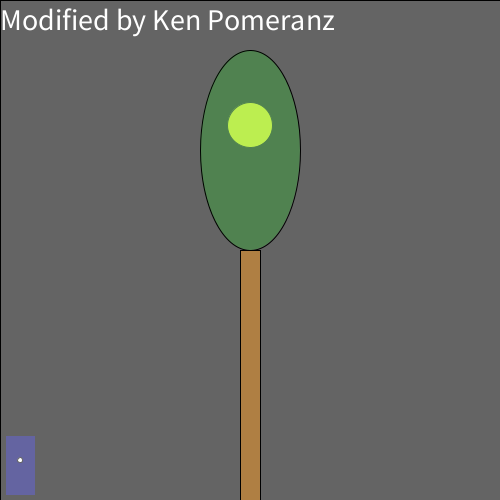
Frame 1 (no input)
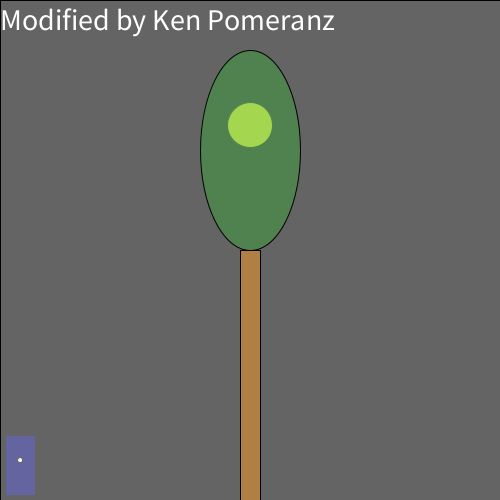
Frame 60 (the mouse pressed at the canvas centre just before this capture)
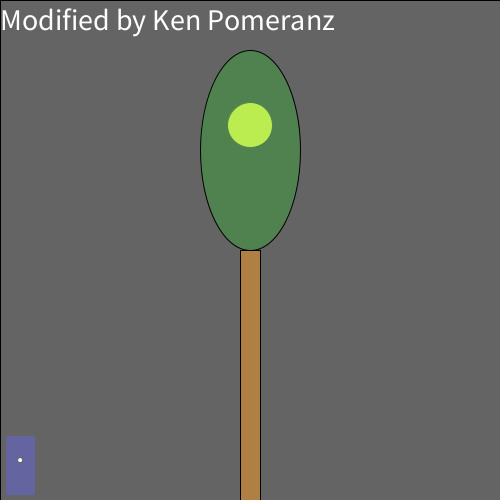
Frame 120 (the mouse held since frame 60 and released just before this capture)

The Processing sketch that drew these frames (run headless with seeded random() and noise(); from frame 60 on, the mouse is pressed at the canvas centre):

// Processing sketch: processing_160188
// ── processing_160188.pde

/*
  Norm Krumpe
  September 22, 2012
  Models a light that is triggered by motion (in this case, motion
  of the mouse).  The light also has a timer.  So, motion turns on the
  light, but a certain amount of time passing with no motion will
  cause the light to turn off again.
*/

// How close you need to get to the
// light sensor in order to turn on
// the light.  Higher values make it
// easier to trigger the light.  Distance
// is measured in pixels.
final int TRIGGER_DISTANCE = 100;

// The location of the sensor:
final int SWITCH_CENTER_X = 20;
final int SWITCH_CENTER_Y = 460;

// seconds until light shuts off automatically when there is no motion
final float SECONDS_UNTIL_AUTO_SHUTOFF = 10; 

// Light will initially be on because of this next value.
// Want the light off initially?  
// Set this to something less than SECONDS_UNTIL_AUTO_SHUTOFF
float timeOfLastTrigger = 0; 
boolean revealTriggerRegion = false;

// Just choose a window size
void setup() {
  size(500, 500);
}

// Each time the mouse moves, check to see
// if it triggered the motion sensor
void mouseMoved() {
  if (motionSensorWasTriggered()) {
    timeOfLastTrigger = millis()/1000.0;
  }
}

// When a key is pressed, toggle the "cheat" that
// reveals the motion sensor's trigger region.
void keyPressed() {
  revealTriggerRegion = !revealTriggerRegion;
}

// Draw the various parts of the scene
void draw() {
  background(0);

  drawLightSwitch();
  drawLamp();  
  drawTriggerRegion();
  
  textSize(30);
  fill(255);
  text("Modified by Ken Pomeranz",0, 30);
}

// Draws all components of the lamp
void drawLamp() {
  drawLight();
  fill(0, 255, 0, 50);
  ellipse(250, 150, 100, 200);
  fill(175, 127, 67);
  rect(240, 250, 20, 250);
}

// How the light gets drawn depends on whether
// the lightbulb is lit.
void drawLight() {

  if (secondsSinceLastTrigger() < SECONDS_UNTIL_AUTO_SHUTOFF) {
    // If the light is on:
    int strength = (int)random(156, 256);
    fill(strength, strength, 0);
    ellipse(250, 125, 45, 45);
    fill(255, 100);
    rect(0, 0, width, height);
  }

  else {
    // Light is off:
    fill(10, 10, 0);
    ellipse(250, 125, 45, 45);
  }
}

// Draw the light switch/sensor
void drawLightSwitch() {
  fill(0, 0, 100);
  rect(SWITCH_CENTER_X - 15, SWITCH_CENTER_Y - 25, 30, 60);
  fill(255);
  ellipse(SWITCH_CENTER_X, SWITCH_CENTER_Y, 5, 5);
}

// Return true if the mouse triggered the sensor
boolean motionSensorWasTriggered() {
  return distanceFromLightSwitch() < TRIGGER_DISTANCE;
}

// Compute the distance between the mouse and the sensor
float distanceFromLightSwitch() {  
  return dist(mouseX, mouseY, SWITCH_CENTER_X, SWITCH_CENTER_Y);
}

// Determine how long it has been since the motion sensor
// was last turned on.
float secondsSinceLastTrigger() {
  return millis()/1000.0 - timeOfLastTrigger;
}

// Show a "cheat" region so that you know where the mouse
// needs to go in order to trigger the light sensor
void drawTriggerRegion() {
  if (revealTriggerRegion) {
    fill(255, 25);
    ellipse(SWITCH_CENTER_X, SWITCH_CENTER_Y, 
    TRIGGER_DISTANCE * 2, TRIGGER_DISTANCE * 2);
  }
}
